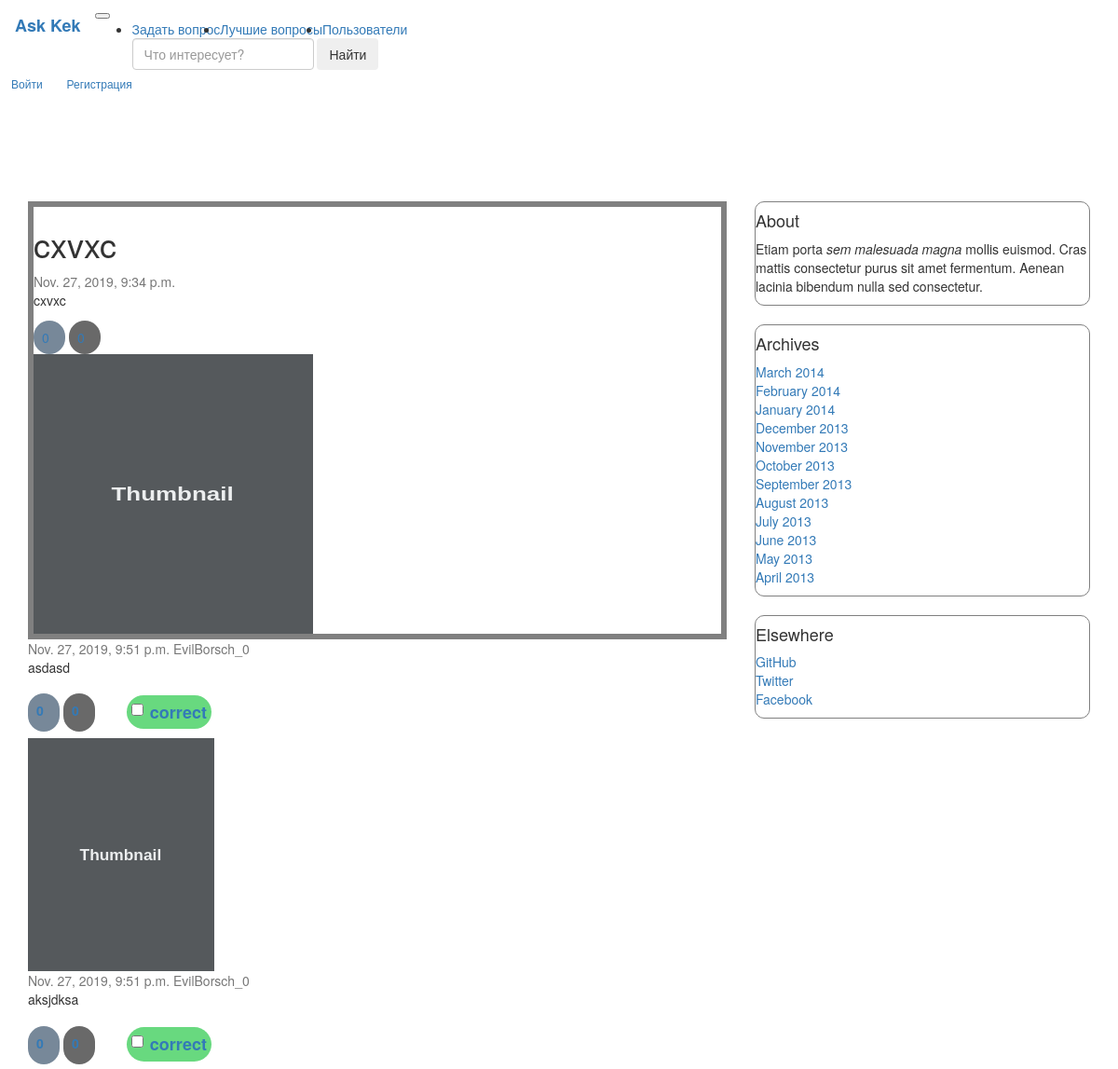
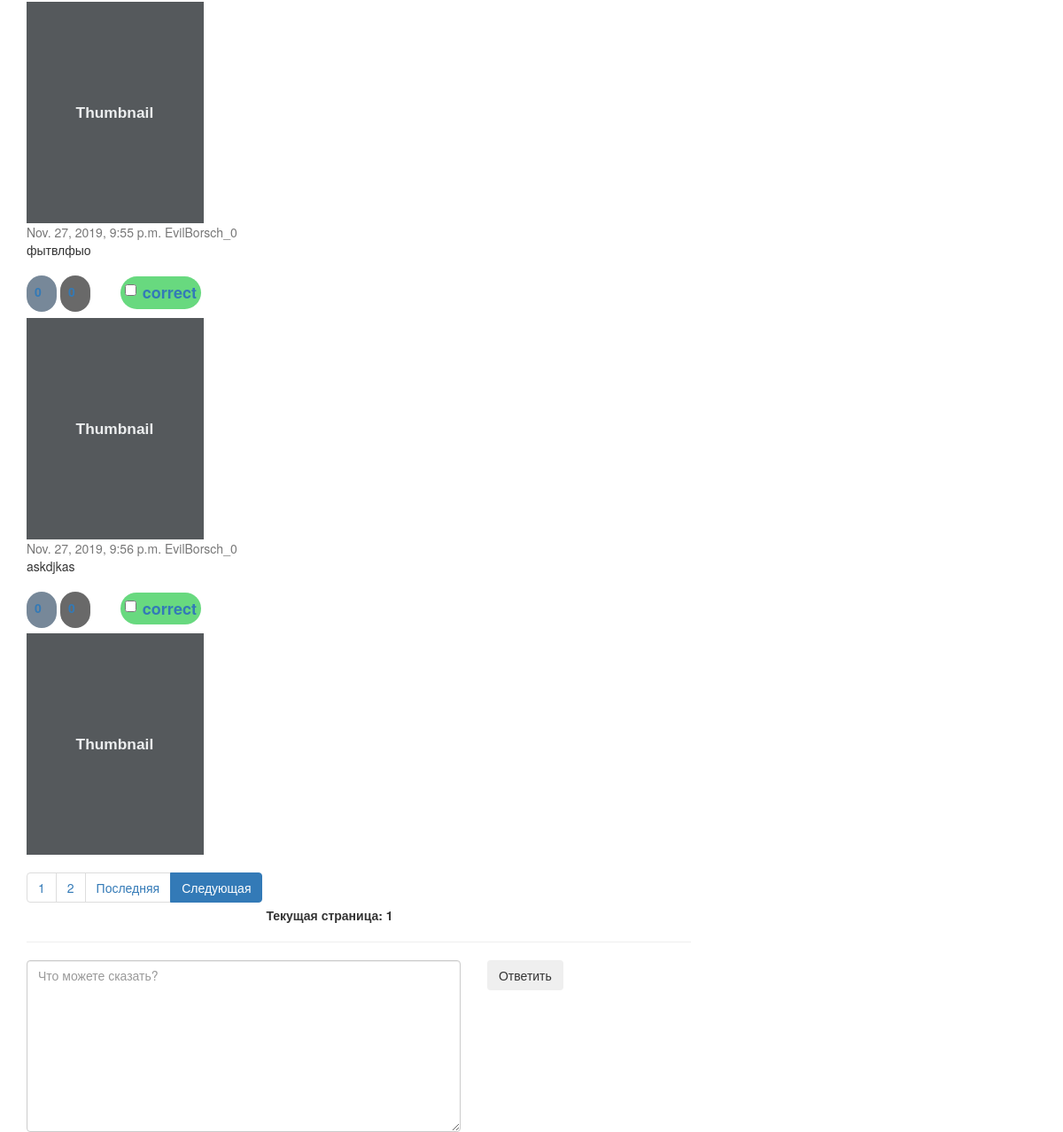
Page /question/61 on the committed database (2 pictures, top to bottom).
### question/models.py (models this page shows, shortened)
class Article(models.Model):
    title = models.CharField(max_length=255, verbose_name='Заголовок')
    text = models.TextField(verbose_name='Текст')
    date_published = models.DateTimeField(verbose_name='Дата публикации', default=datetime.now(tz=timezone.utc),
                                          db_index=True)
    is_published = models.BooleanField(verbose_name='Опубликовано', default=True, blank=True)
    author = models.ForeignKey(
        Author,
        on_delete=models.CASCADE,
    )
    like = models.ManyToManyField(Like, related_name="Like", blank=True)
    dislike = models.ManyToManyField(Dislike, blank=True)
    tags = models.ManyToManyField(Tags, blank=True)
    objects = ArticleManager()  # model manager
    class Meta:
        verbose_name = 'Статья'
        verbose_name_plural = 'Статьи'
        index_together = [('title', 'text')]
        unique_together = [('title', 'text')]

class Answer(models.Model):
    question = models.ForeignKey(Article, on_delete=models.CASCADE)
    like = models.ManyToManyField(Like, blank=True)
    dislike = models.ManyToManyField(Dislike, blank=True)
    text = models.TextField(verbose_name='Текст ответа')
    date_published = models.DateTimeField(verbose_name='Дата ответа', default=datetime.now(tz=timezone.utc))
    author = models.ForeignKey(Author, on_delete=models.CASCADE)
    objects = AnswerManager()
    class Meta:
        verbose_name = 'Ответ'
        verbose_name_plural = 'Ответы'

class Author(models.Model):
    name = models.CharField(max_length=255, verbose_name='Имя', unique=True)
    rating = models.IntegerField(default=0, verbose_name='Рейтинг')
    def __str__(self):
        return '{}_{}'.format(self.name, self.rating)
    class Meta:
        verbose_name = 'Автор'
        verbose_name_plural = 'Авторы'

### question/views.py (the view, shortened to what this page needs)
# urls.py: path('question/<str:m_id>', views.one_question, name="one_question_url"),
def one_question(request, m_id):
    try:
        main_quest = models.Article.objects.get(pk=m_id)
    except (models.Article.DoesNotExist, ValueError):
        return render(request, "./question/404.html")
    answers = models.Answer.objects.by_question(m_id)
    paginated_data = paginate(answers, request)
    form = AnswerForm(author=Author.objects.get(pk=1), question_id=m_id)
    rendered_data = {"questions": paginated_data, "main_question": main_quest, "form": form}
    return render(request, "./question/one_question.html", rendered_data)

### question/forms.py (shortened to what this page needs)
class AnswerForm(ModelForm):
    class Meta:
        model = Answer
        fields = ['text']
    def __init__(self, author, question_id, *args, **kwargs):
        self.author = author
        self.question = Article.objects.get(pk=question_id)
        super().__init__(*args, **kwargs)

### question/models.py (called while the page is built)
    def by_question(self, id):
        return self.filter(question=id)

### question/views.py (called while the page is built)
def paginate(objects_list, request):
    paginator = Paginator(list(objects_list), 4)
    page = request.GET.get('page')
    try:
        contacts = paginator.get_page(page)
    except PageNotAnInteger:
        contacts = paginator.page(1)
    except EmptyPage:
        contacts = paginator.page(paginator.num_pages)
    return contacts

### question/templates/question/one_question.html (shortened to what this page needs)
{% extends "question/index.html" %}
{% load static %}
{% block correct %}
    <a class="checkbox">
        <label>
            <input type="checkbox" value="">
            <b>correct</b>
        </label>
    </a>
{% endblock %}
{% block title %}
    <link rel="stylesheet" href="{% static "question/one_question/my.css" %}">
    <div class="main_question">
        <div class="card flex-md-row mb-4 box-shadow h-md-250" id="big_question">
            <div class="card-body d-flex flex-column align-items-start">
                <h1>{{ main_question.title }} </h1>
                <div class="mb-1 text-muted">{{ main_question.date_published }}</div>
                <p class="card-text mb-auto">{{ main_question.text }}</p>
                <div class="fluid-container">
                    <a class="like">
                        <input class="qty1" name="qty1" readonly="readonly" type="text"
                               value="{{ main_question.like.all.count }}"/>
                    </a>
                    <a class="dislike">
                        <input class="qty2" name="qty2" readonly="readonly" type="text"
                               value="{{ main_question.dislike.all.count }}"/>
                    </a>
                </div>
            </div>
            <img class="card-img-right flex-auto d-none d-md-block" data-src="holder.js/200x250?theme=thumb"
                 alt="Thumbnail [200x250]" style="width: 300px; height: 300px;"
                 data-holder-rendered="true">
        </div>
    </div>
{% endblock %}
{% block pre_paginator %}
    <hr size="8" color="gray">
    <form class="in" method="POST">
        <div class="row">
            <div class="col-xs-12 col-sm-6 col-md-8">
                <textarea class="form-control" rows="9" placeholder="Что можете сказать?" {{ form.text }}</textarea>
            </div>
            <div class="col-xs-6 col-md-2">
                <button class="btn btn-outline-success my-2 my-sm-0" type="submit">Ответить</button>
            </div>
        </div>
    </form>
{% endblock %}

### question/templates/question/index.html (shortened to what this page needs)
{% extends "question/base.html" %}
{% load static %}
{% block content %}
    {% block title %}{% endblock %}
    {% for q in questions %}
        <div class="question">
            <div class="card flex-md-row mb-4 box-shadow h-md-250">
                <div class="card-body d-flex flex-column align-items-start">
                    <div class="mb-1 text-muted">{{ q.date_published }} {{ q.author }}</div>
                    <p class="card-text mb-auto">{{ q.text }}</p>
                    <div class="fluid-container">
                        <a class="like" data-qid="{{ q.pk }}"
                           data-vote="inc">
                            <label>
                                <input class="qty1" name="qty1" readonly="readonly" type="text"
                                       value="{{ q.like.all.count }}"/>
                            </label>
                        </a>
                        <a class="dislike" data-qid="{{ q.pk }}"
                           data-vote="inc">
                            <label>
                                <input class="qty2" name="qty2" readonly="readonly" type="text"
                                       value="{{ q.dislike.all.count }}"/>
                            </label>
                        </a>
                        {% block correct %}
                        {% endblock %}
                    </div>
                </div>
                <img class="card-img-right flex-auto d-none d-md-block" data-src="holder.js/200x250?theme=thumb"
                     alt="Thumbnail [200x250]" style="width: 200px; height: 250px;"
                     data-holder-rendered="true">
            </div>
        </div>
    {% endfor %}
    <nav aria-label="...">
        <ul class="pagination">
            <li class="page-item" aria-current="page">
                <a class="page-link" href="?page=1">1</a>
            </li>
            {% if questions.paginator.num_pages >= 2 %}
                <li class="page-item">
                    <a class="page-link" href="?page=2">2 <span class="sr-only">(current)</span></a>
                </li>
            {% endif %}
            <li class="page-item"><a class="page-link"
                                     href="?page={{ questions.paginator.num_pages }}">Последняя</a></li>
            {% if questions.has_next %}
                <li class="page-item active">
                    <a class="page-link" href="?page={{ questions.next_page_number }}">Следующая</a>
                </li>
            {% endif %}
        </ul>
        <b>Текущая страница: {{ questions.number }}</b>
    </nav>
    {% block  pre_paginator %}{% endblock %}
{% endblock %}

### question/static/question/one_question/my.css (style rules this page uses)
#big_question { border: solid 6px gray; }
.like { display: inline-block; margin-bottom: 0; margin-top: 2px; font-weight: normal; text-align: center; vertical-align: middle; cursor: pointer; background: LightSlateGray; border: 2px solid transparent; padding: 5px 5px; white-space: nowrap; font-size: 14px; line-height: 1.428571429; border-radius: 20px; }
.dislike { display: inline-block; margin-bottom: 0; margin-top: 2px; font-weight: normal; text-align: center; vertical-align: middle; cursor: pointer; background: DimGrey; border: 2px solid transparent; padding: 5px 5px; white-space: nowrap; font-size: 14px; line-height: 1.428571429; border-radius: 20px; }
.qty1, .qty2 { border: none; width:20px; background: transparent; }
.pagination { margin-top: 20px; }
.checkbox { margin-left: 20px; display: inline-block; font-weight: normal; text-align: center; vertical-align: middle; cursor: pointer; background: rgb(104, 217, 127); padding: 5px 5px; white-space: nowrap; font-size: 18px; line-height: 1.428571429; border-radius: 90px; }

### rows in the picture
Article: title "cxvxc", date_published "Nov. 27, 2019, 9:34 p.m.", text "cxvxc", qty1 "0", qty2 "0"
Answer: date_published "Nov. 27, 2019, 9:51 p.m.", author "EvilBorsch_0", text "asdasd", qty1 "0", qty2 "0"
Answer: date_published "Nov. 27, 2019, 9:51 p.m.", author "EvilBorsch_0", text "aksjdksa", qty1 "0", qty2 "0"
Answer: date_published "Nov. 27, 2019, 9:55 p.m.", author "EvilBorsch_0", text "фытвлфыо", qty1 "0", qty2 "0"
Answer: date_published "Nov. 27, 2019, 9:56 p.m.", author "EvilBorsch_0", text "askdjkas", qty1 "0", qty2 "0"

### other values in the picture
{{ questions.number }} "1"
